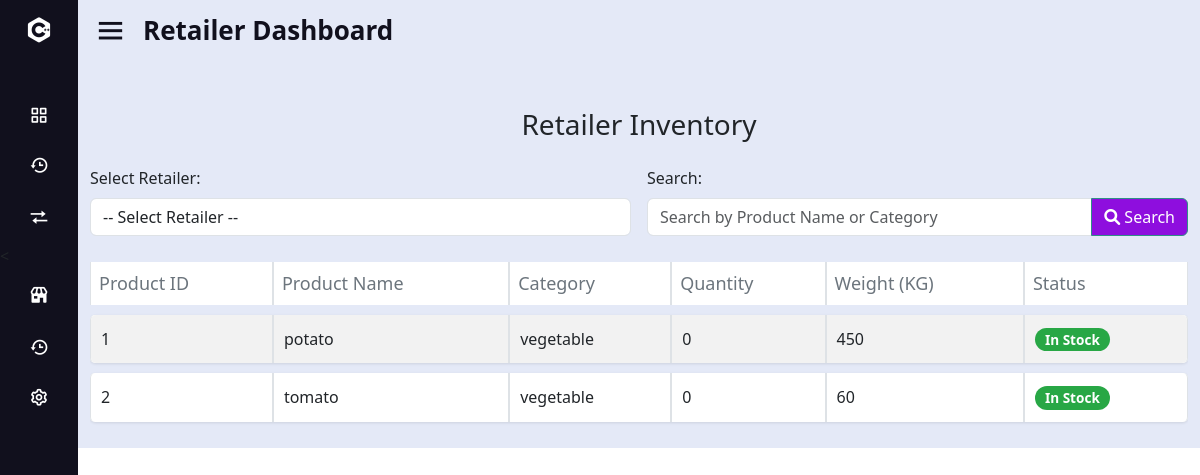
The page /Retailer/retailerInventroy.php on the database its author committed.
### tables this page shows
CREATE TABLE `retailer_inventory_t` (
  `retailerID` int(11) NOT NULL,
  `productID` int(11) NOT NULL,
  `weight` int(10) NOT NULL,
  `quantity` int(11) NOT NULL,
  `last_updated` timestamp NOT NULL DEFAULT current_timestamp() ON UPDATE current_timestamp()
);

CREATE TABLE `product_t` (
  `productID` int(11) NOT NULL,
  `product_name` varchar(100) DEFAULT NULL,
  `shelf_life` int(11) DEFAULT NULL,
  `temp` varchar(20) DEFAULT NULL,
  `humidity` varchar(20) DEFAULT NULL,
  `mrp` decimal(10,2) DEFAULT NULL,
  `product_type` varchar(20) DEFAULT NULL
);

### Retailer/retailerInventroy.php (the view, shortened to what this page needs)
<?php
$servername = "localhost";
$username = "root";
$password = "";
$dbname = "traceroots";
$conn = new mysqli($servername, $username, $password, $dbname);
$inventoryQuery = "
    SELECT
        ri.productID,
        p.product_name,
        p.product_type,
        ri.quantity,
        ri.weight
    FROM
        retailer_inventory_t ri
    JOIN
        product_t p ON ri.productID = p.productID
    WHERE
        1 = 1";
$inventoryResult = $conn->query($inventoryQuery);
?>
<!DOCTYPE html>
<html lang="en">
<head>
  <link href="https://cdn.jsdelivr.net/npm/bootstrap@5.3.0/dist/css/bootstrap.min.css" rel="stylesheet">
  <link href="https://cdnjs.cloudflare.com/ajax/libs/font-awesome/6.0.0-beta3/css/all.min.css" rel="stylesheet">
  <link rel="stylesheet" href="Retailar.css">
  <link href='https://unpkg.com/boxicons@2.0.7/css/boxicons.min.css' rel='stylesheet'>
</head>
<body>
  <div class="sidebar close">
    <div class="logo-details">
      <i class='bx bxl-c-plus-plus'></i>
    </div>
    <ul class="nav-links">
    <li>
            <a href="retailerDashBoard.php">
              <i class='bx bx-grid-alt' ></i>
            </a>
          </li>
          <li>
        <a href="retailerInventroy.php">
          <i class='bx bx-history'></i>
        </a>
          <li>
            <a href="reciveproduct.php">
            <i class='bx bx-transfer' ></i>
            </a>
          </li>
          <li>
            <a href="retailerOrder.php">
            <i class='bx bxs-store'></i>
            </a>
          </li>
          <li>
            <a href="history.php">
            <i class='bx bx-history' ></i>
            </a>
          </li>
          <li>
            <a href="settingsPage.php">
              <i class='bx bx-cog' ></i>
            </a>
          </li>
    </ul>
  </div>
  <section class="home-section">
    <div class="home-content">
      <i class='bx bx-menu'></i>
      <span class="text">Retailer Dashboard</span>
    </div>
    <div class="container mt-5">
        <h3 class="text-center mb-4">Retailer Inventory</h3>
        <form method="GET" action="" class="mb-3">
            <div class="row g-3">
                <div class="col-md-6">
                    <label for="retailerID" class="form-label">Select Retailer:</label>
                    <select name="retailerID" id="retailerID" class="form-control" onchange="this.form.submit()">
                        <option value="">-- Select Retailer --</option>
                    </select>
                </div>
                <div class="col-md-6">
                    <label for="search" class="form-label">Search:</label>
                    <div class="input-group">
                        <input
                            type="text"
                            name="search"
                            id="search"
                            class="form-control"
                            placeholder="Search by Product Name or Category"
                            value="<?php echo isset($_GET['search']) ? htmlspecialchars($_GET['search']) : ''; ?>">
                        <button type="submit" class="btn btn-primary">
                            <i class="fas fa-search"></i> Search
                        </button>
                    </div>
                </div>
            </div>
        </form>
        <div class="table-responsive">
            <table class="table table-bordered table-striped align-middle">
                <thead>
                    <tr>
                        <th>Product ID</th>
                        <th>Product Name</th>
                        <th>Category</th>
                        <th>Quantity</th>
                        <th>Weight (KG)</th>
                        <th>Status</th>
                    </tr>
                </thead>
                <tbody>
                    <?php if ($inventoryResult->num_rows > 0): ?>
                        <?php while ($row = $inventoryResult->fetch_assoc()): ?>
                            <tr class="<?php
                                if ($row['weight'] < 5) {
                                    echo 'low-stock';
                                } elseif ($row['weight'] < 15) {
                                    echo 'medium-stock';
                                }
                            ?>">
                                <td><?php echo $row['productID']; ?></td>
                                <td><?php echo $row['product_name']; ?></td>
                                <td><?php echo $row['product_type']; ?></td>
                                <td><?php echo $row['quantity']; ?></td>
                                <td><?php echo $row['weight']; ?></td>
                                <td>
                                    <?php if ($row['weight'] < 5): ?>
                                        <span class="badge badge-low-stock">Low Stock</span>
                                    <?php elseif ($row['weight'] < 15): ?>
                                        <span class="badge badge-medium-stock">Medium Stock</span>
                                    <?php else: ?>
                                        <span class="badge badge-in-stock">In Stock</span>
                                    <?php endif; ?>
                                </td>
                            </tr>
                        <?php endwhile; ?>
                    <?php else: ?>
                        <tr>
                            <td colspan="6" class="text-center">No inventory data available.</td>
                        </tr>
                    <?php endif; ?>
                </tbody>
            </table>
        </div>
    </div>
</body>
</html>

### Retailer/Retailar.css (style rules this page uses)
.sidebar { position: fixed; top: 0; left: 0; height: 100%; width: 260px; background: #11101d; z-index: 100; transition: all 0.5s ease; }
.sidebar.close { width: 78px; }
.sidebar .logo-details { height: 60px; width: 100%; display: flex; align-items: center; }
.sidebar .logo-details i { font-size: 30px; color: #fff; height: 50px; min-width: 78px; text-align: center; line-height: 50px; }
.sidebar .nav-links { height: 100%; padding: 30px 0 150px 0; overflow: auto; }
.sidebar.close .nav-links { overflow: visible; }
.sidebar .nav-links li { position: relative; list-style: none; transition: all 0.4s ease; }
.sidebar .nav-links li i { height: 50px; min-width: 78px; text-align: center; line-height: 50px; color: #fff; font-size: 20px; cursor: pointer; transition: all 0.3s ease; }
.sidebar .nav-links li a { display: flex; align-items: center; text-decoration: none; }
.home-section { position: relative; background: #E4E9F7; left: 260px; width: calc(100% - 260px); transition: all 0.5s ease; }
.sidebar.close ~ .home-section { left: 78px; width: calc(100% - 78px); }
.home-section .home-content { height: 60px; display: flex; align-items: center; }
.home-section .home-content .bx-menu, .home-section .home-content .text { color: #11101d; font-size: 35px; }
.home-section .home-content .bx-menu { margin: 0 15px; cursor: pointer; }
.home-section .home-content .text { font-size: 26px; font-weight: 600; }
.btn-primary { background-color: #8e0ede !important; border: 1px solid #308e87; color: #ffffff; }
.table th { font-size: 18px; font-weight: bold; font-family:'Segoe UI'f; }
.table td { vertical-align: middle; }
.table { border-collapse: separate; border-spacing: 0 10px; }
.table thead th { color: #6c757d; font-weight: 500; }
.table tbody tr { background-color: #ffffff; border-radius: 5px; box-shadow: 0px 1px 3px rgba(0, 0, 0, 0.1); }
.table tbody tr td { vertical-align: middle; padding: 12px 10px; border-top: none; }
.table tbody tr td:first-child { border-top-left-radius: 5px; border-bottom-left-radius: 5px; }
.table tbody tr td:last-child { border-top-right-radius: 5px; border-bottom-right-radius: 5px; }
.badge { font-size: 0.85em; padding: 5px 10px; border-radius: 15px; }

### Retailer/retailerInventroy.php (style rules this page uses)
.badge-in-stock { background-color: #28a745; }

### rows shown on the page
retailer_inventory_t: productID "1", productID.product_name "potato", productID.product_type "vegetable", quantity "0", weight "450", shows "In Stock"
retailer_inventory_t: productID "2", productID.product_name "tomato", productID.product_type "vegetable", quantity "0", weight "60", shows "In Stock"
